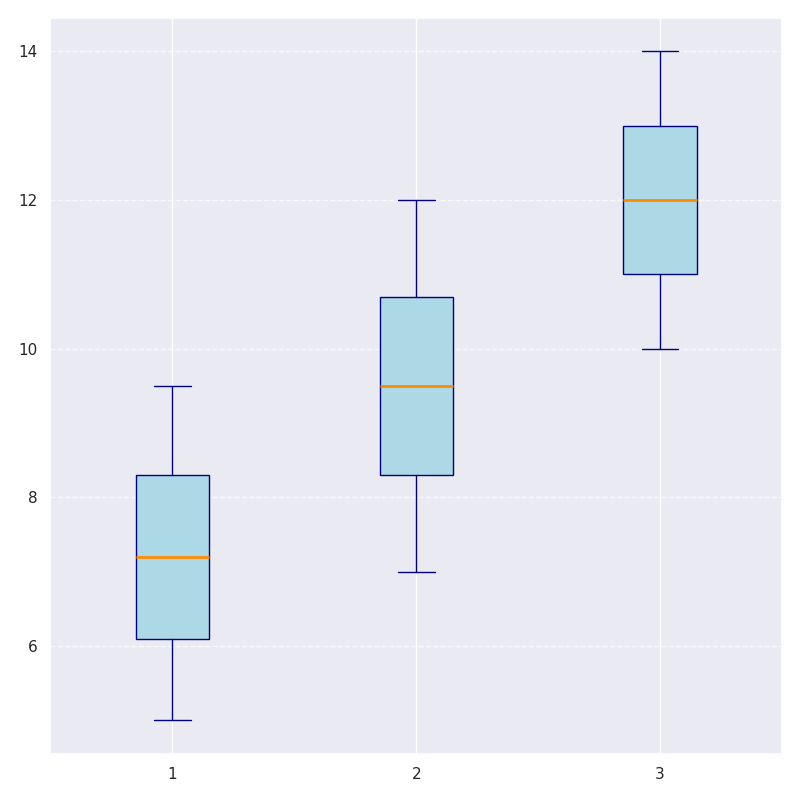

This chart was generated by the following Python code:
import matplotlib.pyplot as plt

# Data for fuel consumption (liters per 100km) for different vehicle types from 2000 to 2020
sedans = [9.5, 9.2, 8.9, 8.7, 8.5, 8.3, 8.0, 7.8, 7.6, 7.4, 7.2, 7.0, 6.8, 6.5, 6.3, 6.1, 5.9, 5.7, 5.5, 5.3, 5.0]
suvs = [12.0, 11.8, 11.5, 11.3, 11.0, 10.7, 10.5, 10.3, 10.0, 9.8, 9.5, 9.3, 9.0, 8.8, 8.5, 8.3, 8.0, 7.8, 7.5, 7.3, 7.0]
trucks = [14.0, 13.8, 13.6, 13.4, 13.2, 13.0, 12.8, 12.6, 12.4, 12.2, 12.0, 11.8, 11.6, 11.4, 11.2, 11.0, 10.8, 10.6, 10.4, 10.2, 10.0]

data = [sedans, suvs, trucks]

plt.figure(figsize=(8, 8))
plt.boxplot(data, vert=True, patch_artist=True, 
            boxprops=dict(facecolor='lightblue', color='navy'),
            whiskerprops=dict(color='navy'),
            capprops=dict(color='navy'),
            medianprops=dict(color='darkorange', linewidth=2),
            flierprops=dict(markerfacecolor='red', marker='o', markersize=8, linestyle='none'))

plt.grid(axis='y', linestyle='--', alpha=0.7)

plt.tight_layout()
plt.show()
